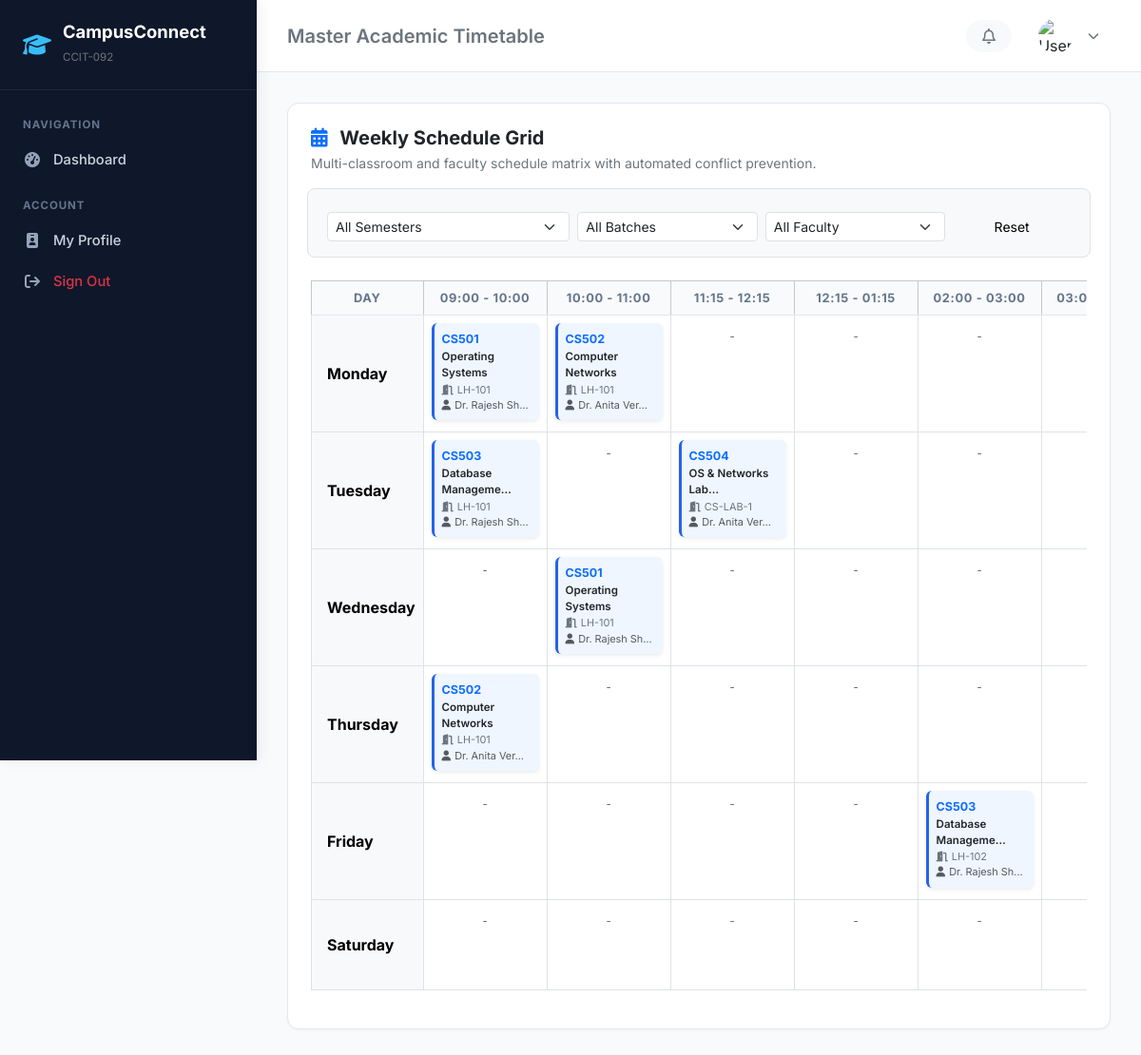
Screenshot of /timetable/ with the database file from the repository.
### timetable/models.py (models this page shows, shortened)
class Timetable(models.Model):
    DAYS_OF_WEEK = [
        (0, 'Monday'),
        (1, 'Tuesday'),
        (2, 'Wednesday'),
        (3, 'Thursday'),
        (4, 'Friday'),
        (5, 'Saturday'),
    ]
    SLOT_CHOICES = [
        ('09:00 - 10:00', '09:00 AM - 10:00 AM'),
        ('10:00 - 11:00', '10:00 AM - 11:00 AM'),
        ('11:15 - 12:15', '11:15 AM - 12:15 PM'),
        ('12:15 - 01:15', '12:15 PM - 01:15 PM'),
        ('02:00 - 03:00', '02:00 PM - 03:00 PM'),
        ('03:00 - 04:00', '03:00 PM - 04:00 PM'),
        ('04:00 - 05:00', '04:00 PM - 05:00 PM'),
    ]
    day_of_week = models.PositiveSmallIntegerField(choices=DAYS_OF_WEEK)
    time_slot = models.CharField(max_length=30, choices=SLOT_CHOICES)
    subject = models.ForeignKey(Subject, on_delete=models.CASCADE, related_name='timetable_entries')
    faculty = models.ForeignKey(Faculty, on_delete=models.CASCADE, related_name='timetable_entries')
    classroom = models.ForeignKey(Classroom, on_delete=models.CASCADE, related_name='timetable_entries')
    semester = models.ForeignKey(Semester, on_delete=models.CASCADE, related_name='timetable_entries')
    batch = models.ForeignKey(Batch, on_delete=models.SET_NULL, null=True, blank=True, related_name='timetable_entries')
    class Meta:
        ordering = ['day_of_week', 'time_slot']

class Classroom(models.Model):
    ROOM_TYPES = [
        ('LECTURE_HALL', 'Lecture Hall'),
        ('COMPUTER_LAB', 'Computer Laboratory'),
        ('ELECTRONICS_LAB', 'Electronics Laboratory'),
        ('WORKSHOP', 'Workshop'),
        ('SEMINAR_HALL', 'Seminar Hall'),
    ]
    room_number = models.CharField(max_length=30, unique=True)
    building = models.CharField(max_length=100, default='Main Academic Block')
    floor = models.CharField(max_length=20, default='Ground Floor')
    capacity = models.PositiveIntegerField(default=60)
    room_type = models.CharField(max_length=30, choices=ROOM_TYPES, default='LECTURE_HALL')
    class Meta:
        ordering = ['building', 'room_number']

### academics/models.py (models this page shows, shortened)
class Subject(models.Model):
    TYPE_THEORY = 'THEORY'
    TYPE_PRACTICAL = 'PRACTICAL'
    TYPE_HYBRID = 'HYBRID'
    TYPE_CHOICES = [
        (TYPE_THEORY, 'Theory'),
        (TYPE_PRACTICAL, 'Practical / Lab'),
        (TYPE_HYBRID, 'Hybrid'),
    ]
    code = models.CharField(max_length=20, unique=True)
    name = models.CharField(max_length=150)
    semester = models.ForeignKey(Semester, on_delete=models.CASCADE, related_name='subjects')
    credits = models.PositiveSmallIntegerField(default=4)
    subject_type = models.CharField(max_length=20, choices=TYPE_CHOICES, default=TYPE_THEORY)
    class Meta:
        ordering = ['code']

### faculty/models.py (models this page shows, shortened)
class Faculty(models.Model):
    DESIGNATION_CHOICES = [
        ('PROFESSOR', 'Professor'),
        ('ASSOC_PROF', 'Associate Professor'),
        ('ASST_PROF', 'Assistant Professor'),
        ('HOD', 'Head of Department (HOD)'),
        ('LECTURER', 'Lecturer / Adjunct Faculty'),
    ]
    user = models.OneToOneField(settings.AUTH_USER_MODEL, on_delete=models.CASCADE, related_name='faculty_profile')
    employee_id = models.CharField(max_length=30, unique=True)
    department = models.ForeignKey(Department, on_delete=models.CASCADE, related_name='faculty_members')
    designation = models.CharField(max_length=30, choices=DESIGNATION_CHOICES, default='ASST_PROF')
    qualification = models.CharField(max_length=150, default='Ph.D. / M.Tech')
    joining_date = models.DateField(null=True, blank=True)
    cabin_number = models.CharField(max_length=50, blank=True, null=True)
    emergency_contact = models.CharField(max_length=20, blank=True, null=True)
    is_active = models.BooleanField(default=True)
    class Meta:
        verbose_name_plural = "Faculty Members"
        ordering = ['department', 'employee_id']
    @property
    def full_name(self):
        return self.user.get_full_name() or self.user.username

### accounts/models.py (models this page shows, shortened)
class CustomUser(AbstractUser):
    ROLE_ADMIN = 'ADMIN'
    ROLE_FACULTY = 'FACULTY'
    ROLE_STUDENT = 'STUDENT'
    ROLE_CHOICES = [
        (ROLE_ADMIN, 'Administrator'),
        (ROLE_FACULTY, 'Faculty / Professor'),
        (ROLE_STUDENT, 'Student'),
    ]
    role = models.CharField(max_length=20, choices=ROLE_CHOICES, default=ROLE_STUDENT)
    phone = models.CharField(max_length=15, blank=True, null=True)
    profile_picture = models.ImageField(upload_to='profiles/', blank=True, null=True)
    address = models.TextField(blank=True, null=True)
    date_of_birth = models.DateField(blank=True, null=True)

### timetable/views.py (the view)
# urls.py: path('', views.TimetableMasterView.as_view(), name='timetable_master'),
class TimetableMasterView(TemplateView):
    template_name = 'timetable/timetable_master.html'
    def get_context_data(self, **kwargs):
        ctx = super().get_context_data(**kwargs)
        sem_id = self.request.GET.get('semester')
        batch_id = self.request.GET.get('batch')
        fac_id = self.request.GET.get('faculty')
        qs = Timetable.objects.select_related('subject', 'faculty__user', 'classroom', 'semester', 'batch')
        if sem_id:
            qs = qs.filter(semester_id=sem_id)
        if batch_id:
            qs = qs.filter(batch_id=batch_id)
        if fac_id:
            qs = qs.filter(faculty_id=fac_id)
        days = Timetable.DAYS_OF_WEEK  # [(0, 'Monday'), ...]
        slots = [s[0] for s in Timetable.SLOT_CHOICES]
        grid = {day_num: {s: [] for s in slots} for day_num, _ in days}
        for entry in qs:
            if entry.day_of_week in grid and entry.time_slot in grid[entry.day_of_week]:
                grid[entry.day_of_week][entry.time_slot].append(entry)
        ctx['days'] = days
        ctx['slots'] = slots
        ctx['grid'] = grid
        ctx['semesters'] = Semester.objects.select_related('course').all()
        ctx['batches'] = Batch.objects.all()
        ctx['faculty_list'] = Faculty.objects.filter(is_active=True).select_related('user')
        ctx['selected_sem'] = int(sem_id) if sem_id else ''
        ctx['selected_batch'] = int(batch_id) if batch_id else ''
        ctx['selected_faculty'] = int(fac_id) if fac_id else ''
        return ctx

### accounts/context_processors.py (called while the page is built, shortened)
def user_role_context(request):
    context = {
        'COLLEGE_NAME': getattr(settings, 'COLLEGE_NAME', 'CampusConnect Institute of Technology'),
        'COLLEGE_CODE': getattr(settings, 'COLLEGE_CODE', 'CCIT-092'),
        'user_role': 'GUEST',
        'is_admin': False,
        'is_faculty': False,
        'is_student': False,
        'unread_notices_count': 0,
    }
    return context

### accounts/templatetags/custom_filters.py (called while the page is built)
@register.filter(name='dict_key')
def dict_key(d, k):
    if isinstance(d, dict):
        return d.get(k, None)
    return None

### templates/timetable/timetable_master.html (shortened to what this page needs)
{% extends 'base.html' %}
{% load custom_filters %}
{% block page_heading %}Master Academic Timetable{% endblock %}
{% block content %}
<div class="card p-4">
    <div class="d-flex flex-wrap justify-content-between align-items-center gap-3 mb-4">
        <div>
            <h5 class="fw-bold mb-1"><i class="fa-solid fa-calendar-days text-primary me-2"></i> Weekly Schedule Grid</h5>
            <p class="text-secondary small mb-0">Multi-classroom and faculty schedule matrix with automated conflict prevention.</p>
        </div>
    </div>
    <form method="get" class="row g-2 mb-4 bg-light p-3 rounded-3 border">
        <div class="col-md-4">
            <select name="semester" class="form-select form-select-sm" onchange="this.form.submit()">
                <option value="">All Semesters</option>
            </select>
        </div>
        <div class="col-md-3">
            <select name="batch" class="form-select form-select-sm" onchange="this.form.submit()">
                <option value="">All Batches</option>
            </select>
        </div>
        <div class="col-md-3">
            <select name="faculty" class="form-select form-select-sm" onchange="this.form.submit()">
                <option value="">All Faculty</option>
            </select>
        </div>
        <div class="col-md-2">
            <a href="{% url 'timetable_master' %}" class="btn btn-sm btn-light w-100">Reset</a>
        </div>
    </form>
    <div class="table-responsive">
        <table class="table table-bordered align-middle text-center" style="min-width: 900px;">
            <thead class="table-light">
                <tr>
                    <th style="width: 120px;">Day</th>
                    {% for slot in slots %}
                        <th>{{ slot }}</th>
                    {% endfor %}
                </tr>
            </thead>
            <tbody>
                {% for day_num, day_name in days %}
                    <tr>
                        <td class="fw-bold bg-light text-start ps-3">{{ day_name }}</td>
                        {% for slot in slots %}
                            <td class="p-2" style="vertical-align: top; min-width: 130px; height: 95px;">
                                {% with entries=grid|dict_key:day_num|dict_key:slot %}
                                    {% for entry in entries %}
                                        <div class="p-2 mb-1 rounded text-start shadow-sm" style="background-color: #eff6ff; border-left: 3px solid #2563eb;">
                                            <div class="fw-bold text-primary small" style="font-size: 0.78rem;">{{ entry.subject.code }}</div>
                                            <div class="text-dark small fw-semibold" style="font-size: 0.72rem;">{{ entry.subject.name|truncatechars:18 }}</div>
                                            <small class="text-secondary d-block" style="font-size: 0.68rem;">
                                                <i class="fa-solid fa-door-open me-1"></i>{{ entry.classroom.room_number }}
                                            </small>
                                            <small class="text-muted d-block" style="font-size: 0.68rem;">
                                                <i class="fa-solid fa-user me-1"></i>{{ entry.faculty.full_name|truncatechars:14 }}
                                            </small>
                                        </div>
                                    {% empty %}
                                        <span class="text-muted" style="font-size: 0.7rem;">-</span>
                                    {% endfor %}
                                {% endwith %}
                            </td>
                        {% endfor %}
                    </tr>
                {% endfor %}
            </tbody>
        </table>
    </div>
</div>
{% endblock %}

### templates/base.html (style rules this page uses)
:root { --brand-primary: #1e3a8a; --brand-secondary: #3b82f6; --brand-accent: #0ea5e9; --bg-canvas: #f8fafc; --sidebar-bg: #0f172a; --sidebar-hover: #1e293b; --card-border: #e2e8f0; }
body { font-family: 'Inter', -apple-system, BlinkMacSystemFont, sans-serif; background-color: var(--bg-canvas); color: #1e293b; min-height: 100vh; }
.card { border: 1px solid var(--card-border); border-radius: 12px; box-shadow: 0 1px 3px rgba(0,0,0,0.04); background-color: #fff; }
.table thead th { font-size: 0.8rem; text-transform: uppercase; letter-spacing: 0.05em; color: #64748b; background-color: #f8fafc; border-bottom: 1px solid var(--card-border); }

### rows the page displays
Timetable: subject.code "CS501", subject.name "Operating Systems", classroom.room_number "LH-101", faculty.full_name "Dr. Rajesh Sh…"
Timetable: subject.code "CS502", subject.name "Computer Networks", classroom.room_number "LH-101", faculty.full_name "Dr. Anita Ver…"
Timetable: subject.code "CS503", subject.name "Database Manageme…", classroom.room_number "LH-101", faculty.full_name "Dr. Rajesh Sh…"
Timetable: subject.code "CS504", subject.name "OS & Networks Lab…", classroom.room_number "CS-LAB-1", faculty.full_name "Dr. Anita Ver…"
Timetable: subject.code "CS501", subject.name "Operating Systems", classroom.room_number "LH-101", faculty.full_name "Dr. Rajesh Sh…"
Timetable: subject.code "CS502", subject.name "Computer Networks", classroom.room_number "LH-101", faculty.full_name "Dr. Anita Ver…"
Timetable: subject.code "CS503", subject.name "Database Manageme…", classroom.room_number "LH-102", faculty.full_name "Dr. Rajesh Sh…"

### other values shown
{{ COLLEGE_CODE }} "CCIT-092"
{{ slot }} "09:00 - 10:00" "10:00 - 11:00" "11:15 - 12:15" "12:15 - 01:15" "02:00 - 03:00"
{{ day_name }} "Monday" "Tuesday" "Wednesday" "Thursday" "Friday" "Saturday"
